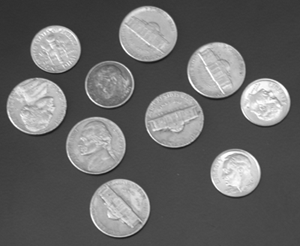
#> input picture U0729/coins.png, 300 x 246 px
$ jupyter execute 1-opencv.ipynb
#> lines starting #> are read from the running program, lines starting #| are printed output that depends on the picture; after the words box and inside, x2 and y2 are one past the last pixel; in counts of white or black regions, pixels touching at a corner belong together
[cell 1]
import numpy as np
import cv2

blue, green, red = (255, 0, 0), (0, 255, 0), (0, 0, 255)
image = np.zeros((400, 600, 3), np.uint8)
image[:] = (255, 255, 255)
pt1, pt2 = (50, 50), (250, 350)
pt3, pt4 = (400, 150), (500, 50)
roi = (50, 200, 200, 100)
## 직선 그리기
cv2.line(image, pt1, pt2, red)
# [5 lines of commented-out code are left out]

cv2.imshow('Line & Rectangle', image)
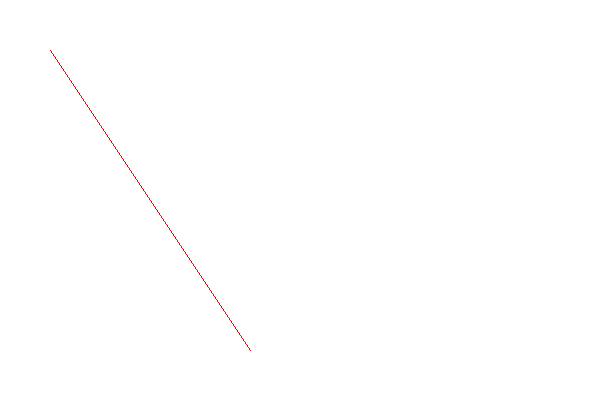
#> window 'Line & Rectangle': shape (400, 600, 3); mean B, G, R 254.7, 254.7, 255
cv2.waitKey(0)
cv2.destroyAllWindows()

글씨 쓰기

[cell 2]
import numpy as np
import cv2

orange, blue, cyan = (0, 165, 255), (255, 0, 0), (255, 255, 0)
white, black = (255, 255, 255), (0, 0, 0)

image = np.full((300, 500, 3), white, np.uint8)
center = (image.shape[1]//2, image.shape[0]//2)
pt1, pt2 = (300, 50), (100, 220)
shade = (pt2[0] + 2, pt2[1])

cv2.circle(image, center, 100, blue)
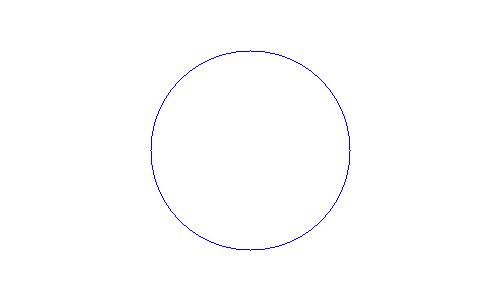
#> image: shape (300, 500, 3); mean of channels 0, 1, 2 255, 254, 254; drawn as B, G, R
cv2.circle(image, pt1, 50, orange, 2)
cv2.circle(image, pt2, 70, cyan, -1)

font = cv2.FONT_HERSHEY_COMPLEX;
cv2.putText(image, 'center_blue', center, font, 1.0, blue)
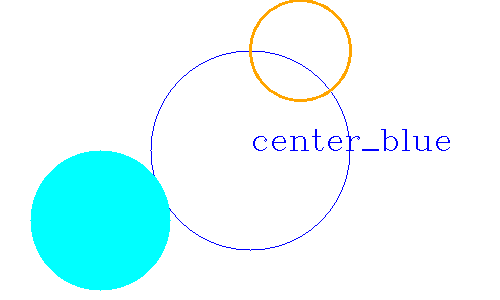
#> image: shape (300, 500, 3); mean of channels 0, 1, 2 253.5, 252.4, 226.8; drawn as B, G, R
# cv2.putText(image, 'pt1_orange', pt1, font, 0.8, orange)
# cv2.putText(image, 'pt2_cyan', shade, font, 1.2, black, 2)
# cv2.putText(image, 'pt2_cyan', pt2, font, 1.2, cyan, 1)

cv2.imshow('Draw circles', image)
cv2.waitKey(0)
cv2.destroyAllWindows()

Histogram - #10 p26

[cell 3]
import numpy as np
import cv2

[cell 4]
def draw_histo(hist, shape=(200, 256)):
    hist_img = np.full(shape, 255, np.uint8)
    cv2.normalize(hist, hist, 0, shape[0], cv2.NORM_MINMAX)
    gap = hist_img.shape[1]/hist.shape[0]
    for i, h in enumerate(hist):
        x = int(round(i * gap))
        w = int(round(gap))
        cv2.rectangle(hist_img, (x, 0, w, int(h)), 0, cv2.FILLED)
    return cv2.flip(hist_img, 0)

[cell 5]
image = cv2.imread('coins.png', cv2.IMREAD_GRAYSCALE)
#> image is the input picture: shape (246, 300); min 23, max 255, mean 103
if image is None: raise Exception('영상파일 읽기 오류')

hist = cv2.calcHist([image], [0], None, [32], [0, 256])
#> hist = 32 values, max 17281 at index 9, min 0 at index 0, mean 2306.2
hist_img = draw_histo(hist)
#> the loop in draw_histo, `for i, h in enumerate(hist):` made 32 passes
#> (h, x) on passes 1 to 12: ([0], 0), ([0], 8), ([0.0116], 16), ([0.937], 24), ([1.59], 32), ([2.33], 40), ([52.16], 48), ([140.6], 56), ([177.6], 64), ([200], 72), ([2.52], 80), ([2.2], 88)
#> after the loop in draw_histo, `for i, h in enumerate(hist):`:
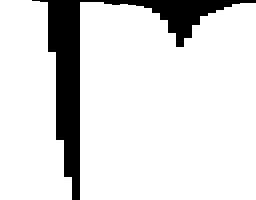
#> hist_img: shape (200, 256); 86.8% white; 1 black region, box (x1, y1, x2, y2) and area: (32, 0, 256, 200) 6736
#> in draw_histo, `return cv2.flip(hist_img, 0)`:
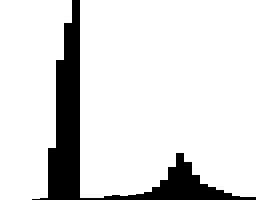
#> returned value: shape (200, 256); 86.8% white; 1 black region, box (x1, y1, x2, y2) and area: (32, 0, 256, 200) 6736

cv2.imshow('image', image)
cv2.imshow('hist_img', hist_img)
cv2.waitKey(0)
cv2.destroyAllWindows()
